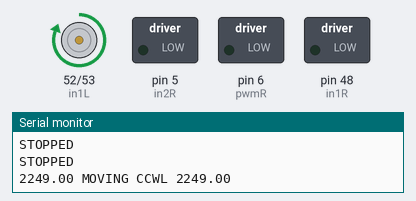
Recording of a sketch running on a simulated Arduino Mega 2560, built with avr-gcc and run on an emulated ATmega2560. On the bench: motor-driver pin pairs drawn as motors (green arrow = first pin HIGH = forward, orange = second pin HIGH = backward, longer = more drive, scaled by the enable pin), switched loads named in the sketch (green lamp = pin HIGH), the last lines printed to the serial monitor.

Above: at 4.7 s.
At 7.36 s:
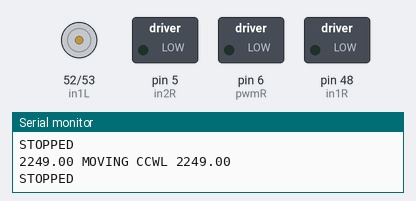
Timing chart, 0 to 8.8 s (numbered marks = the images above):
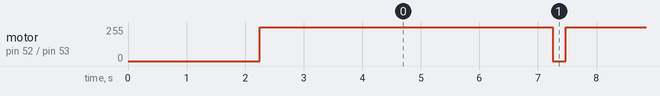

The sketch:

MotorDriverTest.ino
```cpp
#define in1L 52
#define in2L 53
#define pwmL 50

#define in1R 48
#define in2R 5
#define pwmR 6

int offTime = 850;
int onTime = 1000 - offTime;


void stopMotorL(){
  digitalWrite(in2L, LOW);
  digitalWrite(in1L,LOW);
  //digitalWrite(pwmL,LOW);
  Serial.println("STOPPED");
  delay(25); // delays 25 ms to attenuate transient errors
}


void stopMotorR(){
  digitalWrite(in2R, LOW);
  digitalWrite(in1R,LOW);
  //digitalWrite(pwmR,LOW);
  Serial.println("STOPPED");
  delay(25); // delays 25 ms to attenuate transient errors
}

void runCWL(int duration){
  float initTime = millis();
  float endTime = millis();
  digitalWrite(in1L,LOW);
  digitalWrite(in2L,HIGH);

  Serial.print(initTime);
    Serial.print(" MOVING CWL ");
    Serial.println(endTime);
  while (endTime - initTime < duration){ // %10 duty cycle for testing
    endTime = millis();
    digitalWrite(pwmL, 1);
    delayMicroseconds(onTime);
    digitalWrite(pwmL, 0);
    delayMicroseconds(offTime);
  }
  stopMotorL();
}

void runCCWL(int duration){
  float initTime = millis();
  float endTime = millis();
  digitalWrite(in2L,LOW);
  digitalWrite(in1L,HIGH);

  Serial.print(initTime);
  Serial.print(" MOVING CCWL ");
  Serial.println(endTime);
  //analogWrite(pwmL, 55);
  digitalWrite(pwmL,HIGH);
  delay(duration);
  /*while (endTime - initTime < duration){ // %10 duty cycle for testing
    endTime = millis();
    digitalWrite(pwmL, 1);
    delayMicroseconds(onTime);
    digitalWrite(pwmL, 0);
    delayMicroseconds(offTime);
  }*/

  stopMotorL();
}

void runCWR(int duration){
  float initTime = millis();
  float endTime = millis();
  digitalWrite(in1R,LOW);
  digitalWrite(in2R,HIGH);

  Serial.print(initTime);
    Serial.print(" MOVING CWR ");
    Serial.println(endTime);
  while (endTime - initTime < duration){ // %10 duty cycle for testing
    endTime = millis();
    digitalWrite(pwmR, 1);
    delayMicroseconds(onTime);
    digitalWrite(pwmR, 0);
    delayMicroseconds(offTime);
  }
  stopMotorR();
}

void runCCWR(int duration){
  float initTime = millis();
  float endTime = millis();
  digitalWrite(in2R,LOW);
  digitalWrite(in1R,HIGH);

  Serial.print(initTime);
    Serial.print(" MOVING CCWR ");
    Serial.println(endTime);
  while (endTime - initTime < duration){ // %10 duty cycle for testing
    endTime = millis();
    digitalWrite(pwmR, 1);
    delayMicroseconds(onTime);
    digitalWrite(pwmR, 0);
    delayMicroseconds(offTime);
  }
  stopMotorR();
}

void setup() {
  // put your setup code here, to run once:
  pinMode(in1L, OUTPUT);
  pinMode(in2L, OUTPUT);
  pinMode(pwmL, OUTPUT);

  pinMode(in1R, OUTPUT);
  pinMode(in2R, OUTPUT);
  pinMode(pwmR, OUTPUT);

  Serial.begin(9600);
  delay(2000);
  stopMotorR();
  stopMotorL();
}

void loop() {
  // put your main code here, to run repeatedly:

  //digitalWrite(pwm, HIGH);
  //stopMotor();
  delay(200);
  //runCWR(5000);
  //runCWL(3000);
  //delay(2500);
  //runCCWR(5000);
  runCCWL(5000);
  //delay(2500);

}
```

Measured:
- by itself, motor on pin 52 (in1L) / pin 53 (in2L): alternates forward 255/255 for 5.0 s and stopped for 0.23 s
